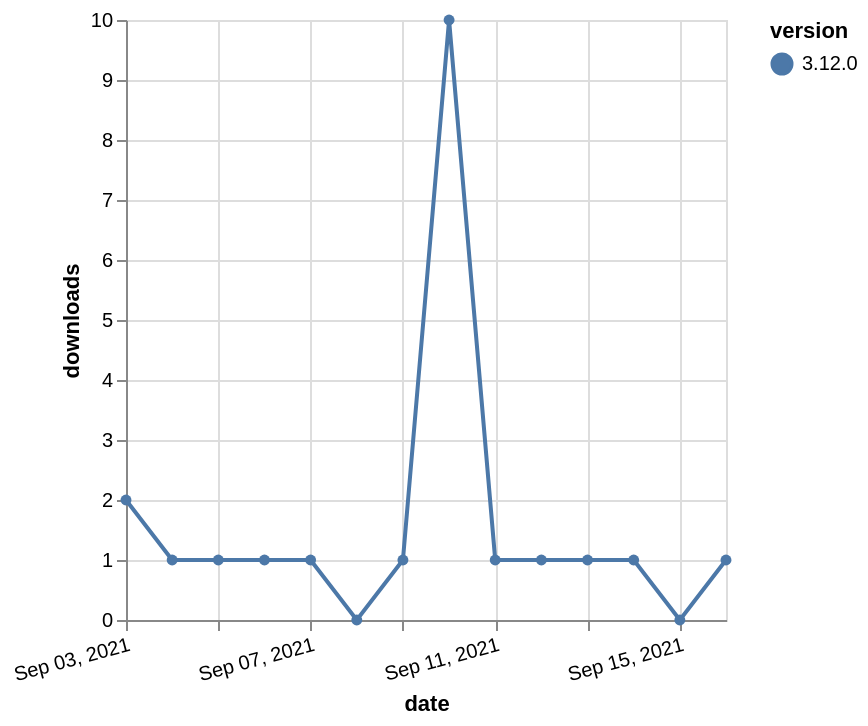

This figure's Vega-Lite source:
### Vega-Lite specification from a JSON file in a GitHub repository (floating-point values rounded to 4 significant figures)
{"$schema": "https://vega.github.io/schema/vega-lite/v5.json", "description": "A simple bar chart with embedded data.", "data": {"values": [{"date": "2021-09-03", "total": 492, "delta": 2, "version": "3.12.0"}, {"date": "2021-09-04", "total": 493, "delta": 1, "version": "3.12.0"}, {"date": "2021-09-05", "total": 494, "delta": 1, "version": "3.12.0"}, {"date": "2021-09-06", "total": 495, "delta": 1, "version": "3.12.0"}, {"date": "2021-09-07", "total": 496, "delta": 1, "version": "3.12.0"}, {"date": "2021-09-08", "total": 496, "delta": 0, "version": "3.12.0"}, {"date": "2021-09-09", "total": 497, "delta": 1, "version": "3.12.0"}, {"date": "2021-09-10", "total": 507, "delta": 10, "version": "3.12.0"}, {"date": "2021-09-11", "total": 508, "delta": 1, "version": "3.12.0"}, {"date": "2021-09-12", "total": 509, "delta": 1, "version": "3.12.0"}, {"date": "2021-09-13", "total": 510, "delta": 1, "version": "3.12.0"}, {"date": "2021-09-14", "total": 511, "delta": 1, "version": "3.12.0"}, {"date": "2021-09-15", "total": 511, "delta": 0, "version": "3.12.0"}, {"date": "2021-09-16", "total": 512, "delta": 1, "version": "3.12.0"}]}, "width": "container", "mark": {"type": "line", "point": {"filled": true}}, "encoding": {"x": {"field": "date", "type": "temporal", "timeUnit": "yearmonthdate", "title": "date", "axis": {"labelAngle": -15}}, "y": {"field": "delta", "type": "quantitative", "title": "downloads"}, "color": {"field": "version", "type": "nominal"}, "tooltip": {"field": "delta"}}}
